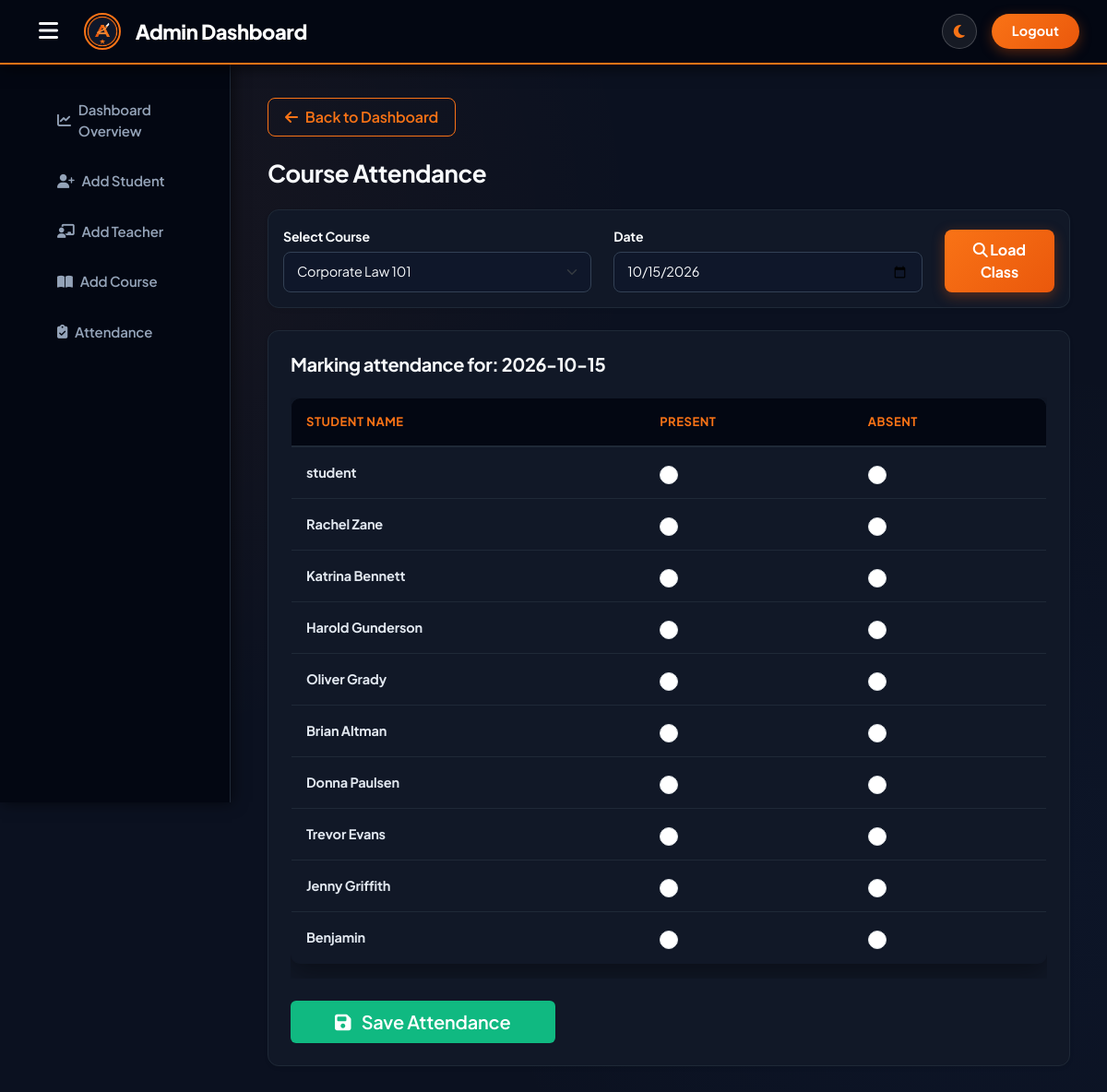
/admin_attendance.php?course_id=1 (signed in), run on the app's committed database.
### tables this page shows
CREATE TABLE `user` (
  `id` int(11) NOT NULL AUTO_INCREMENT,
  `username` varchar(50) DEFAULT NULL,
  `phone` varchar(15) DEFAULT NULL,
  `email` varchar(50) DEFAULT NULL,
  `usertype` varchar(50) DEFAULT NULL,
  `password` varchar(255) DEFAULT NULL,
  PRIMARY KEY (`id`)
);

### admin_attendance.php (the view, shortened to what this page needs)
<?php
$data = mysqli_connect("localhost", "root", "", "collegepr", 3307);
$courses = mysqli_query($data, "SELECT id, name FROM course");
$selected_course = isset($_GET['course_id']) ? (int)$_GET['course_id'] : '';
$selected_date = isset($_GET['attendance_date']) ? $_GET['attendance_date'] : date('Y-m-d');
$enrolled = [];
if($selected_course != '') {
    $query = "SELECT user.id, user.username,
              (SELECT status FROM attendance WHERE student_id = user.id AND course_id = '$selected_course' AND attendance_date = '$selected_date' LIMIT 1) as current_status
              FROM enrollment
              JOIN user ON enrollment.student_id = user.id
              WHERE enrollment.course_id = '$selected_course'";
    $enrolled = mysqli_query($data, $query);
}
?>
<!DOCTYPE html>
<html lang="en">
<head>
    <?php include 'admin_css.php'; ?>
</head>
<body>
<?php include 'admin_sidebar.php'; ?>
<div class="content">
    <h1 class="mb-4">Course Attendance</h1>
    <div class="card shadow-sm border-0 mb-4">
        <div class="card-body">
            <form method="GET" action="" class="row align-items-end" id="filterForm">
                <div class="col-md-5">
                    <label class="form-label fw-bold">Select Course</label>
                    <select class="form-select form-control" name="course_id" onchange="document.getElementById('filterForm').submit();" required>
                        <?php while($c = mysqli_fetch_assoc($courses)): ?>
                            <option value="<?php echo $c['id']; ?>" <?php if($selected_course == $c['id']) echo 'selected'; ?>><?php echo htmlspecialchars($c['name']); ?></option>
                        <?php endwhile; ?>
                    </select>
                </div>
                <div class="col-md-5">
                    <label class="form-label fw-bold">Date</label>
                    <input type="date" class="form-control" name="attendance_date" value="<?php echo htmlspecialchars($selected_date); ?>" onchange="document.getElementById('filterForm').submit();" required>
                </div>
                <div class="col-md-2 d-grid">
                    <button type="submit" class="btn btn-primary"><i class="fas fa-search"></i> Load Class</button>
                </div>
            </form>
        </div>
    </div>
    <?php if($selected_course != ''): ?>
    <div class="card shadow-sm border-0">
        <div class="card-body p-4">
            <h5 class="fw-bold mb-4">Marking attendance for: <?php echo htmlspecialchars($selected_date); ?></h5>
            <?php if(mysqli_num_rows($enrolled) > 0): ?>
            <form method="POST" action="">
                <div class="table-responsive mb-4">
                    <table class="table table-hover align-middle">
                        <thead class="table-dark">
                            <tr>
                                <th>Student Name</th>
                                <th>Present</th>
                                <th>Absent</th>
                            </tr>
                        </thead>
                        <tbody>
                            <?php while($s = mysqli_fetch_assoc($enrolled)): ?>
                            <tr>
                                <td class="fw-bold"><?php echo htmlspecialchars($s['username']); ?></td>
                                <td>
                                    <input class="form-check-input fs-5" type="radio" name="status[<?php echo $s['id']; ?>]" value="Present" required <?php if($s['current_status'] == 'Present') echo 'checked'; ?>>
                                </td>
                                <td>
                                    <input class="form-check-input fs-5" type="radio" name="status[<?php echo $s['id']; ?>]" value="Absent" <?php if($s['current_status'] == 'Absent') echo 'checked'; ?>>
                                </td>
                            </tr>
                            <?php endwhile; ?>
                        </tbody>
                    </table>
                </div>
                <button type="submit" name="save_attendance" class="btn btn-success btn-lg px-5">
                    <i class="fas fa-save me-2"></i> Save Attendance
                </button>
            </form>
            <?php else: ?>
                <div class="alert alert-warning">No students are currently enrolled in this course.</div>
            <?php endif; ?>
        </div>
    </div>
    <?php endif; ?>
</div>
</body>
</html>

### admin.css (style rules this page uses)
:root { --bg-color: #0b1120; --header-bg: #030712; --sidebar-bg: #030712; --sidebar-link: #94a3b8; --sidebar-hover-bg: #111827; --sidebar-hover-color: #f97316; --card-bg: #111827; --card-border: #1f2937; --text-heading: #f8fafc; --text-body: #cbd5e1; --text-muted: #94a3b8; --input-bg: #0f172a; --input-border: #334155; --input-text: #f8fafc; --table-bg: #111827; --table-header: #030712; --table-border: #1f2937; --table-text: #e2e8f0; --header-border: #f97316; --dashhead-color: #ffffff; --accent-orange: #f97316; --accent-orange-hover: #ea580c; --shadow-header: 0 4px 15px rgba(0,0,0,0.6); --shadow-sidebar: 2px 0 15px rgba(0,0,0,0.6); --shadow-card: 0 10px 30px rgba(0,0,0,0.4); }
* { margin: 0; padding: 0; box-sizing: border-box; font-family: 'Plus Jakarta Sans', 'Inter', -apple-system, BlinkMacSystemFont, sans-serif; letter-spacing: -0.01em; }
body { background-color: var(--bg-color) !important; background-image: radial-gradient(circle at 10% 20%, rgba(249, 115, 22, 0.05) 0%, transparent 40%), radial-gradient(circle at 90% 80%, rgba(59, 130, 246, 0.04) 0%, transparent 40%) !important; color: var(--text-body) !important; transition: background-color 0.25s ease, color 0.25s ease; min-height: 100vh; }
.content { margin-left: 250px; margin-top: 70px; padding: 36px 40px; min-height: calc(100vh - 70px); transition: all 0.25s ease; }
h1, h2, h3, h4, h5, h6 { color: var(--text-heading) !important; font-weight: 700; letter-spacing: -0.02em; transition: color 0.2s ease; }
h1, h2 { font-size: 26px; margin-bottom: 24px; }
.card { background-color: var(--card-bg) !important; border: 1px solid var(--card-border) !important; color: var(--text-heading) !important; box-shadow: var(--shadow-card); border-radius: 12px; transition: all 0.25s ease; }
table { background-color: var(--table-bg) !important; border-radius: 10px; box-shadow: var(--shadow-card); overflow: hidden; color: var(--table-text) !important; border: 1px solid var(--table-border) !important; transition: all 0.25s ease; }
th { background-color: var(--table-header) !important; color: var(--accent-orange) !important; font-weight: 700; padding: 16px !important; border: none !important; text-transform: uppercase; font-size: 13px; letter-spacing: 0.04em; border-bottom: 2px solid var(--table-border) !important; }
td { padding: 15px 16px !important; vertical-align: middle !important; border-top: 1px solid var(--table-border) !important; color: var(--table-text) !important; background-color: var(--table-bg) !important; font-size: 14.5px; }
.form-label { color: var(--text-heading); font-weight: 600; font-size: 14px; margin-bottom: 6px; }
.form-control, .form-select { background-color: var(--input-bg) !important; border: 1px solid var(--input-border) !important; color: var(--input-text) !important; border-radius: 8px; padding: 10px 14px; font-size: 14.5px; }
.btn-primary { background-color: #f97316 !important; background: linear-gradient(135deg, #f97316, #ea580c) !important; border: none !important; font-weight: 700; color: #ffffff !important; box-shadow: 0 4px 14px rgba(234, 88, 12, 0.35); border-radius: 8px; padding: 10px 22px; }
.btn-success { background-color: #10b981 !important; border: none !important; font-weight: 600; border-radius: 6px; }
.form-control::placeholder, textarea.form-control::placeholder { color: var(--text-muted) !important; opacity: 1 !important; }

### data on the page
user: username "student"
user: username "Rachel Zane"
user: username "Katrina Bennett"
user: username "Harold Gunderson"
user: username "Oliver Grady"
user: username "Brian Altman"
user: username "Donna Paulsen"
user: username "Trevor Evans"
user: username "Jenny Griffith"
user: username "Benjamin"

### other printed values
$selected_date "2026-10-15"
form field course_id "Corporate Law 101"
